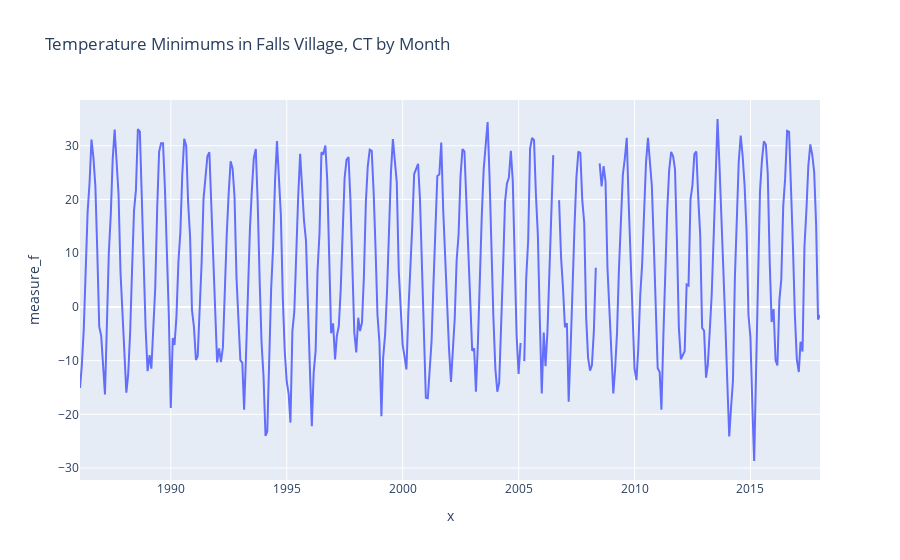

Write notebook code for a chart like this one.
### Code cell
import plotly.express as px

df = weather_data_FALLS_VILLAGE_T_MIN
fig = px.line(df, x = df.index, y = 'measure_f', title='Temperature Minimums in Falls Village, CT by Month')
fig.show()

### Figure 1 — Plotly figure (JSON) as saved in the notebook; plotly's stock layout.template omitted (floating-point values rounded to 4 significant figures; data arrays with more than 128 entries replaced by an {"elided": "..."} marker saying what was removed)
{"data": [{"hovertemplate": "x=%{x}<br>measure_f=%{y}<extra></extra>", "legendgroup": "", "line": {"color": "#636efa", "dash": "solid"}, "mode": "lines", "name": "", "showlegend": false, "type": "scatter", "x": {"elided": "384 str values"}, "xaxis": "x", "y": {"elided": "384 float values"}, "yaxis": "y"}], "layout": {"autosize": true, "legend": {"tracegroupgap": 0}, "title": {"text": "Temperature Minimums in Falls Village, CT by Month"}, "xaxis": {"anchor": "y", "autorange": true, "domain": [0, 1], "range": ["1986-01-31", "2017-12-31"], "title": {"text": "x"}, "type": "date"}, "yaxis": {"anchor": "x", "autorange": true, "domain": [0, 1], "range": [-32.23, 38.52], "title": {"text": "measure_f"}, "type": "linear"}}}
